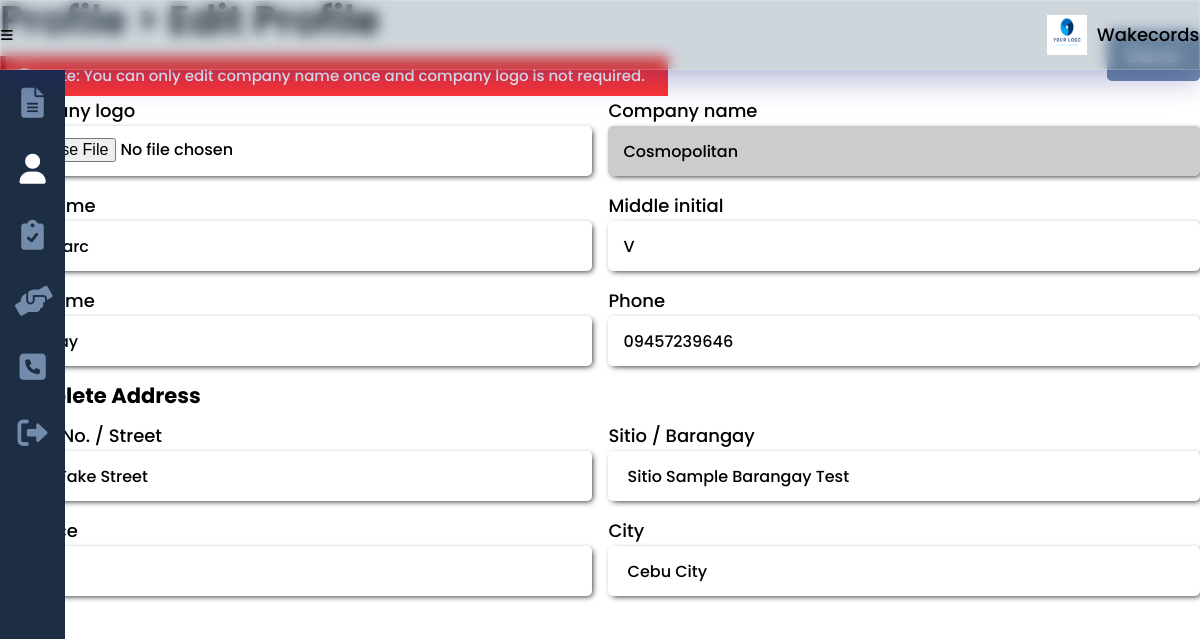
/edit_profile.php (signed in), run on the app's committed database.
### tables this page shows
CREATE TABLE `provider` (
  `provider_id` int(8) NOT NULL,
  `provider_logo` varchar(100) NOT NULL,
  `provider_company` varchar(25) NOT NULL,
  `provider_desc` varchar(200) NOT NULL,
  `provider_fname` varchar(25) NOT NULL,
  `provider_mi` char(1) NOT NULL,
  `provider_lname` varchar(25) NOT NULL,
  `provider_type` varchar(15) NOT NULL,
  `provider_phone` varchar(11) NOT NULL,
  `provider_address` varchar(300) NOT NULL,
  `provider_email` varchar(50) NOT NULL,
  `provider_pass` varchar(100) NOT NULL
);

### others/db.php (called while the page is built, shortened)
<?php
	class DB
	{
		static $hostname = "localhost";
		static $dbname = "wakecords";
		static $username  = "root";
		static $password = "";
		public static function query($sql, $params=array(), $transactType)
		{
			$rows = array();
			try
			{
				$db = new PDO("mysql:host=". self::$hostname ."; dbname=". self::$dbname,  self::$username,  self::$password);
				$db->setAttribute(PDO::ATTR_ERRMODE, PDO::ERRMODE_EXCEPTION);
				$cmd = $db->prepare($sql);
				$cmd->execute($params);
				if($transactType == "READ")
					$rows = $cmd->fetchAll();
				else
					$rows = $db->lastInsertId();
			}
			catch(PDOException $e)
			{
				echo $e->getMessage();
			}
			return $rows;
		}
	}

### edit_profile.php (the view, shortened to what this page needs)
<?php
	include("others/functions.php");
	include("others/head.php");
	$user = current_user();
?>
<body>
	<div class="container">
		<?php include("others/header.php"); ?>
		<div class="banner">
			<?php
			include("others/sidebar.php"); ?>
			<section class="banner-con">
				<div class="wrapper">
					<div class="banner-div">
						<h2><a href="profile.php">Profile</a> <span>> Edit Profile</span></h2>
						<?php
						if(user_type() == "provider"){
							messaging("error", "Note: You can only edit company name once and company logo is not required.");
						}
						?>
						<form class="profile <?php echo (user_type() == "admin") ? "column":""; ?>" method="post" enctype="multipart/form-data">
							<?php
							if(user_type() == "admin"){
							?>
								<div>
									<label for="label-name">First name</label>
									<input type="text" name="txtfn" id="label-name" value="<?php echo $user['admin_fname']; ?>" required>
								</div>
								<div>
									<label for="label-name">Middle initial</label>
									<input type="text" name="txtmi" id="label-name" value="<?php echo $user['admin_mi']; ?>" maxlength="1" required>
								</div>
								<div>
									<label for="label-name">Last name</label>
									<input type="text" name="txtln" id="label-name" value="<?php echo $user['admin_lname']; ?>" required>
								</div>
							<?php
							}
							else {
								if(user_type() == "provider"){
									$name = (empty($user['provider_company'])) ? 'required':'readonly';
									echo "
									<div>
										<label>Company logo</label>
										<input class='' type='file' name='file_logo'>
									</div>
									<div>
										<label>Company name</label>
										<input class='".$name."' type='text' name='txtcn' value='".$user['provider_company']."' ".$name.">
									</div>
									";
								}
							?>
								<div>
									<label for="label-name">First name</label>
									<input type="text" name="txtfn" id="label-name" value="<?php echo (user_type() == 'seeker')?$user['seeker_fname']:$user['provider_fname']; ?>" required>
								</div>
								<div>
									<label for="label-name">Middle initial</label>
									<input type="text" name="txtmi" id="label-name" value="<?php echo (user_type() == 'seeker')?$user['seeker_mi']:$user['provider_mi']; ?>" maxlength="1" required>
								</div>
								<div>
									<label for="label-name">Last name</label>
									<input type="text" name="txtln" id="label-name" value="<?php echo (user_type() == 'seeker')?$user['seeker_lname']:$user['provider_lname']; ?>" required>
								</div>
								<div>
									<label for="label-name">Phone</label>
									<input type="text" name="txtphone" id="label-name" value="<?php echo (user_type() == 'seeker')?$user['seeker_phone']:$user['provider_phone']; ?>" maxlength="11" placeholder="Ex. 09998765432" required>
								</div>
								<h3 style='width:100%;'>Complete Address</h3>
								<?php
								if(user_type() == 'seeker') $address = $user['seeker_address'];
								else $address = $user['provider_address'];
								$empty_address = false;
								$address = explode(",", $address);
								?>
								<div>
									<label>House No. / Street</label>
									<input type="text" name="txtstreet" value="<?php echo ($empty_address) ? "":$address[0]; ?>" required>
								</div>
								<div>
									<label>Sitio / Barangay</label>
									<input type="text" name="txtbrgy" value="<?php echo ($empty_address) ? "":$address[1]; ?>" required>
								</div>
								<div>
									<label>Province</label>
									<input type="text" name="txtprovince" value="<?php echo ($empty_address) ? "":$address[3]; ?>" required>
								</div>
								<div>
									<label>City</label>
									<input type="text" name="txtcity" value="<?php echo ($empty_address) ? "":$address[2]; ?>" required>
								</div>
							<?php
							}
							?>
							<button class="btn btn-link-absolute higher-top" type="submit" name="btnsave">Save</button>
						</form>
					</div>
				</div>
			</section>
		</div>
	</div>
</body>
</html>

### others/header.php (shortened to what this page needs)
<div class="header">
	<button class="header-btn" data-menu-icon>
		<i class="fa-solid fa-bars"></i>
	</button>
	<picture>
		<?php
			if(isset($_SESSION['provider'])){
				$provider = provider();
				if(empty($provider['provider_logo'])){
		?>
				<svg xmlns="http://www.w3.org/2000/svg" viewBox="0 0 640 512"><path d="M425.1 482.6c-2.303-1.25-4.572-2.559-6.809-3.93l-7.818 4.493c-6.002 3.504-12.83 5.352-19.75 5.352c-10.71 0-21.13-4.492-28.97-12.75c-18.41-20.09-32.29-44.15-40.22-69.9c-5.352-18.06 2.343-36.87 17.83-45.24l8.018-4.669c-.0664-2.621-.0664-5.242 0-7.859l-7.655-4.461c-12.3-6.953-19.4-19.66-19.64-33.38C305.6 306.3 290.4 304 274.7 304H173.3C77.61 304 0 381.7 0 477.4C0 496.5 15.52 512 34.66 512H413.3c5.727 0 10.9-1.727 15.66-4.188c-2.271-4.984-3.86-10.3-3.86-16.06V482.6zM224 256c70.7 0 128-57.31 128-128S294.7 0 224 0C153.3 0 96 57.31 96 128S153.3 256 224 256zM610.5 373.3c2.625-14 2.625-28.5 0-42.5l25.75-15c3-1.625 4.375-5.125 3.375-8.5c-6.75-21.5-18.25-41.13-33.25-57.38c-2.25-2.5-6-3.125-9-1.375l-25.75 14.88c-10.88-9.25-23.38-16.5-36.88-21.25V212.3c0-3.375-2.5-6.375-5.75-7c-22.25-5-45-4.875-66.25 0c-3.25 .625-5.625 3.625-5.625 7v29.88c-13.5 4.75-26 12-36.88 21.25L394.4 248.5c-2.875-1.75-6.625-1.125-9 1.375c-15 16.25-26.5 35.88-33.13 57.38c-1 3.375 .3751 6.875 3.25 8.5l25.75 15c-2.5 14-2.5 28.5 0 42.5l-25.75 15c-3 1.625-4.25 5.125-3.25 8.5c6.625 21.5 18.13 41 33.13 57.38c2.375 2.5 6 3.125 9 1.375l25.88-14.88c10.88 9.25 23.38 16.5 36.88 21.25v29.88c0 3.375 2.375 6.375 5.625 7c22.38 5 45 4.875 66.25 0c3.25-.625 5.75-3.625 5.75-7v-29.88c13.5-4.75 26-12 36.88-21.25l25.75 14.88c2.875 1.75 6.75 1.125 9-1.375c15-16.25 26.5-35.88 33.25-57.38c1-3.375-.3751-6.875-3.375-8.5L610.5 373.3zM496 400.5c-26.75 0-48.5-21.75-48.5-48.5s21.75-48.5 48.5-48.5c26.75 0 48.5 21.75 48.5 48.5S522.8 400.5 496 400.5z"/></svg>
		<?php
				}
				else echo "<img class='header-logo' src='images/providers/".$provider['provider_type']."/".$_SESSION['provider']."/".$provider['provider_logo']."' >";
			}
			else echo "<img class='header-logo' src='images/main-logo.png'>";
		?>
		<div>Wakecords</div>
	</picture>
</div>

### css/style.css (style rules this page uses)
:root { --dark-blue:#0d1321; --light-blue:#1d2d44; --pale-blue:#3e5c76; --light-gray:#748cab; --gray: #ccc; --peach:#f0ebd8; --header-height:70px; --red: hsl(0,100%,40%); --green: hsl(133, 75%, 30%); --blue: hsl(180, 75%, 40%); --em-1: 1em; --rem-1: 1rem; --box-shadow: 2px 2px 6px -2px #000; }
* { padding:0;margin:0;box-sizing:border-box;resize:none;outline:none;border:none;text-decoration:none;list-style:none; }
body { font:500 18px/30px Poppins,sans-serif; }
.wrapper { width:100%;margin:0 auto 0 0;padding:0 var(--size-3) var(--size-8) var(--size-11); }
section, main { padding:100px 0;background:#fff; }
h1,h2 { line-height:100%;margin-bottom:40px;position:relative; }
h2 { margin-bottom:var(--rem-1); }
h3 { margin-bottom:10px;position:relative; }
h2 { font-size:40px;font-weight:600; }
h2 a { display:inline-block;position:relative;color:var(--dark-blue); }
h2 a:after { content:"";position:absolute;width:100%;transform:scaleX(0);height:2px;bottom:0;left:0;background-color:var(--light-blue);transform-origin:bottom right;transition:transform 0.25s ease-out; }
input, input:not([type="checkbox"]):not([type="radio"]), textarea, select { display:block;width:100%;height:50px;border-radius:5px;padding-inline:15px;font:500 16px/30px Poppins,sans-serif;resize:none;margin-bottom:15px;box-shadow:var(--box-shadow); }
input[type="file"] { padding-top:9px; }
input:disabled, input.readonly { background-color:var(--gray); }
.btn { display:inline-block;width:fit-content;background:var(--light-gray);color:#fff;text-align:center;text-decoration:none;letter-spacing:2px;margin-right:25px;font:600 18px/20px Poppins,sans-serif;padding:15px 20px;border-radius:5px; }
.higher-top { top:-65px !important; }
.header { display:flex;justify-content:space-between;box-shadow:var(--shadow-4);padding:var(--size-3);position:fixed;width:100%;height:var(--header-height);align-items:center;z-index:100;background: rgba( 62, 92, 118, 0.25 );box-shadow: 0 8px 32px 0 rgba( 31, 38, 135, 0.37 );-webkit-backdrop-filter: blur( 7px );backdrop-filter: blur( 7px );border: 1px solid rgba( 255, 255, 255, 0.18 ); }
img.header-logo { width:40px;height:40px; }
button.header-btn { background:none; }
button.header-btn i { font-size:var(--size-7); }
.header picture { display:flex;justify-content:space-between;align-items:center;column-gap:10px; }
.banner-con { width:100%;padding:0; }
.banner-div { height:100%;padding-top:var(--size-11);position:relative;margin-bottom:var(--em-1); }
.banner-div h2 span { font-size:var(--size-5); }
.banner-div form.profile, .checkbox { display:flex;justify-content:space-between;flex-wrap:wrap;position:relative;padding-bottom:var(--size-3); }
.banner-div form.profile > div { width:49.3%;margin-bottom:15px; }
.banner-div form.profile > div input, .banner-div form.profile > div textarea, .banner-div form.profile > div select { margin-bottom:0; }
.btn.btn-link-absolute { position:absolute;top:var(--size-11);right:0;margin-inline:0; }

### data on the page
provider: provider_type+provider_logo (picture), txtcn "Cosmopolitan", txtfn "Joe Marc", txtmi "V", txtln "Malicay", txtphone "09457239646", txtstreet "2348 Fake Street", txtbrgy "Sitio Sample Barangay Test", txtprovince "Cebu", txtcity "Cebu City"

### other printed values
$msg "Note: You can only edit company name once and company logo is not required."
